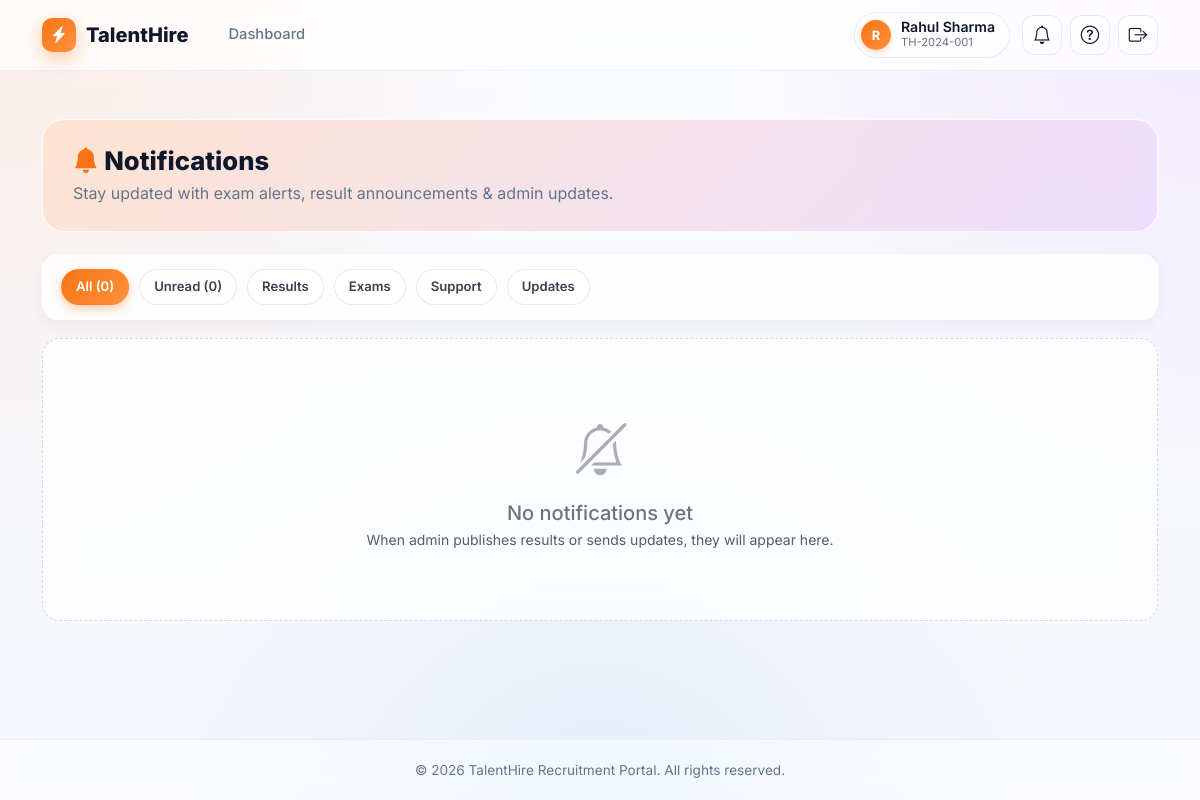
The app's page /notifications/ (signed in) with its own data.
### exam/models.py (models this page shows, shortened)
class Candidate(models.Model):
    name            = models.CharField(max_length=100)        # Full name of candidate
    mobile          = models.CharField(max_length=15)         # 10-digit mobile number
    registration_id = models.CharField(max_length=50, unique=True)  # Unique ID given by admin
    password        = models.CharField(max_length=128, blank=True, null=True) # Hashed password
    is_activated    = models.BooleanField(default=True)       # Candidates can login by default
    class Meta:
        verbose_name = "Candidate"
        verbose_name_plural = "Candidates"
        ordering = ['name']

### exam/views.py (the view)
# urls.py: path('notifications/',          views.notifications,       name='notifications'),
def notifications(request):
    candidate_id = request.session.get('candidate_id')
    if not candidate_id:
        return redirect('login')
    candidate = get_object_or_404(Candidate, id=candidate_id)
    notifs = Notification.objects.filter(candidate=candidate).order_by('-created_at')
    context = {
        'candidate_name': candidate.name,
        'notifications': notifs,
        'unread_count': notifs.filter(is_read=False).count(),
        'total_count': notifs.count(),
    }
    context.update(_candidate_context(request))
    return render(request, 'exam/notifications.html', context)

### exam/views.py (called while the page is built)
def _candidate_context(request):
    candidate_id = request.session.get('candidate_id')
    if not candidate_id:
        return {}
    try:
        candidate = Candidate.objects.get(id=candidate_id)
    except Candidate.DoesNotExist:
        return {}
    unread = Notification.objects.filter(candidate=candidate, is_read=False).count()
    recent = Notification.objects.filter(candidate=candidate).order_by('-created_at')[:5]
    return {
        'nav_candidate': candidate,
        'nav_unread_count': unread,
        'nav_recent_notifications': recent,
    }

### exam/templates/exam/notifications.html (shortened to what this page needs)
{% extends 'exam/base.html' %}
{% block content %}
<div class="page-head">
    <h2><i class="bi bi-bell-fill text-primary-orange"></i> Notifications</h2>
    <p>Stay updated with exam alerts, result announcements & admin updates.</p>
</div>
<div class="notif-controls">
    <button class="filter-btn active" data-filter="all">All ({{ total_count }})</button>
    <button class="filter-btn" data-filter="unread">Unread ({{ unread_count }})</button>
    <button class="filter-btn" data-filter="results">Results</button>
    <button class="filter-btn" data-filter="exam">Exams</button>
    <button class="filter-btn" data-filter="support">Support</button>
    <button class="filter-btn" data-filter="info">Updates</button>
</div>
<div id="notifList">
{% for n in notifications %}
<div class="notification-card {% if not n.is_read %}unread{% endif %}" data-cat="{{ n.category }}" data-read="{% if n.is_read %}1{% else %}0{% endif %}">
    <div class="notif-icon {{ n.category }}">
        {% if n.category == 'results' %}<i class="bi bi-bar-chart-fill"></i>
        {% elif n.category == 'exam' %}<i class="bi bi-clipboard-check"></i>
        {% elif n.category == 'warning' %}<i class="bi bi-exclamation-triangle"></i>
        {% elif n.category == 'support' %}<i class="bi bi-life-preserver"></i>
        {% elif n.category == 'success' %}<i class="bi bi-check2-circle"></i>
        {% else %}<i class="bi bi-info-circle"></i>{% endif %}
    </div>
    <div class="notif-body">
        <p class="notif-title">
            {% if not n.is_read %}<span class="unread-dot"></span>{% endif %}
            {{ n.title }}
        </p>
        <p class="notif-message">{{ n.message }}</p>
        <div class="notif-meta">
            <span><i class="bi bi-clock"></i> {{ n.created_at|timesince }} ago</span>
            <span class="badge-pill {% if n.category == 'results' or n.category == 'success' %}badge-success{% elif n.category == 'warning' %}badge-warning{% elif n.category == 'exam' %}badge-info{% else %}badge-info{% endif %}">{{ n.get_category_display }}</span>
        </div>
    </div>
    <div class="notif-actions">
        {% if n.link %}
        <a href="{{ n.link }}" class="btn-ghost"><i class="bi bi-box-arrow-up-right"></i> Open</a>
        {% endif %}
        {% if not n.is_read %}
        <form method="post" action="{% url 'notification_mark_read' n.id %}">
            {% csrf_token %}
            <input type="hidden" name="next" value="{% url 'notifications' %}">
            <button type="submit" class="btn-ghost" title="Mark as read"><i class="bi bi-check2"></i></button>
        </form>
        {% endif %}
    </div>
</div>
{% empty %}
<div class="empty-state">
    <i class="bi bi-bell-slash mb-3 d-block"></i>
    <h5 class="text-secondary mb-1">No notifications yet</h5>
    <p class="text-muted small mb-0">When admin publishes results or sends updates, they will appear here.</p>
</div>
{% endfor %}
</div>
{% endblock %}

### exam/templates/exam/base.html (shortened to what this page needs)
<!DOCTYPE html>
<html lang="en">
<head>
    <link href="https://cdn.jsdelivr.net/npm/bootstrap@5.3.0/dist/css/bootstrap.min.css" rel="stylesheet">
    <link href="https://cdn.jsdelivr.net/npm/bootstrap-icons@1.10.5/font/bootstrap-icons.css" rel="stylesheet">
</head>
<body>
<header class="header">
    <div class="container d-flex align-items-center justify-content-between">
        <div class="d-flex align-items-center">
            <a href="{% url 'candidate_dashboard' %}" class="brand">
                <div class="brand-logo"><i class="bi bi-lightning-charge-fill"></i></div>
                <span>TalentHire</span>
            </a>
            {% if request.session.candidate_id %}
            <nav class="nav-links">
                <a href="{% url 'candidate_dashboard' %}" class="nav-link-item {% if request.resolver_match.url_name == 'candidate_dashboard' %}active{% endif %}">Dashboard</a>
            </nav>
            {% endif %}
        </div>
        {% if request.session.candidate_id %}
        <div class="nav-cluster">
            <a href="{% url 'candidate_profile' %}" class="user-chip text-decoration-none" style="cursor: pointer;" title="My Profile &amp; Change Password">
                <div class="avatar">
                    {% with name=nav_candidate.name|default:request.session.candidate_name %}
                        {{ name|slice:":1"|upper }}
                    {% endwith %}
                </div>
                <div>
                    <div class="uname">{{ nav_candidate.name|default:request.session.candidate_name }}</div>
                    <div class="urole">{{ nav_candidate.registration_id|default:"" }}</div>
                </div>
            </a>
            <div class="dropdown-wrap">
                <button class="icon-btn" type="button" id="notifBtn" aria-haspopup="true" aria-expanded="false" title="Notifications">
                    <i class="bi bi-bell"></i>
                </button>
            </div>
            <a href="{% url 'help_support' %}" class="icon-btn" title="Help & raise a query"><i class="bi bi-question-circle"></i></a>
            <a href="{% url 'logout' %}" class="icon-btn" title="Logout"><i class="bi bi-box-arrow-right"></i></a>
        </div>
        {% endif %}
    </div>
</header>
<main class="container py-5">
    {% block content %}{% endblock %}
</main>
<footer>
    &copy; 2026 TalentHire Recruitment Portal. All rights reserved.
</footer>
</body>
</html>

### exam/templates/exam/base.html (style rules this page uses)
:root { --primary-orange: #f97316; --primary-gradient: linear-gradient(135deg, #f97316 0%, #fb923c 100%); --bg-body: #f8fafc; --text-main: #0f172a; --text-muted: #64748b; --glass-bg: rgba(255, 255, 255, 0.65); --glass-bg-strong: rgba(255, 255, 255, 0.78); --glass-border: 1px solid rgba(255, 255, 255, 0.7); --glass-shadow: 0 10px 30px rgba(2, 6, 23, 0.08), 0 2px 8px rgba(2, 6, 23, 0.04); --glass-shadow-hover: 0 20px 50px rgba(2, 6, 23, 0.12), 0 8px 16px rgba(2, 6, 23, 0.06); }
* { margin: 0; padding: 0; box-sizing: border-box; }
body { font-family: 'Inter', sans-serif; color: var(--text-main); min-height: 100vh; display: flex; flex-direction: column; background: radial-gradient(900px circle at 0% 0%, rgba(249, 115, 22, 0.10), transparent 60%), radial-gradient(800px circle at 100% 0%, rgba(168, 85, 247, 0.10), transparent 60%), radial-gradient(700px circle at 50% 100%, rgba(59, 130, 246, 0.08), transparent 60%), linear-gradient(180deg, #fafbff 0%, #f5f6fb 100%); background-attachment: fixed; }
.header { background: rgba(255, 255, 255, 0.7); backdrop-filter: saturate(180%) blur(18px); -webkit-backdrop-filter: saturate(180%) blur(18px); border-bottom: 1px solid rgba(226, 232, 240, 0.7); padding: 12px 0; position: sticky; top: 0; z-index: 1000; }
.brand { display: flex; align-items: center; gap: 10px; text-decoration: none; color: var(--text-main); font-weight: 800; font-size: 1.25rem; }
.brand-logo { background: var(--primary-gradient); width: 34px; height: 34px; border-radius: 10px; display: flex; align-items: center; justify-content: center; color: white; font-size: 1.05rem; box-shadow: 0 6px 18px rgba(249, 115, 22, 0.35); }
.nav-links { display: flex; gap: 24px; margin-left: 36px; }
.nav-link-item { text-decoration: none; color: var(--text-muted); font-weight: 500; font-size: 0.92rem; padding: 8px 4px; transition: all 0.2s; border-bottom: 2px solid transparent; }
.nav-cluster { display: flex; align-items: center; gap: 8px; }
.icon-btn { position: relative; width: 40px; height: 40px; display: inline-flex; align-items: center; justify-content: center; border: 1px solid rgba(226, 232, 240, 0.8); background: rgba(255, 255, 255, 0.6); border-radius: 12px; color: var(--text-main); text-decoration: none; transition: all 0.2s ease; cursor: pointer; }
.icon-btn i { font-size: 1.15rem; }
.user-chip { display: inline-flex; align-items: center; gap: 10px; padding: 6px 14px 6px 6px; border: 1px solid rgba(226, 232, 240, 0.8); background: rgba(255, 255, 255, 0.6); border-radius: 999px; margin-right: 4px; }
.user-chip .avatar { width: 30px; height: 30px; border-radius: 50%; background: var(--primary-gradient); color: white; font-weight: 700; font-size: 0.8rem; display: flex; align-items: center; justify-content: center; box-shadow: 0 2px 6px rgba(249, 115, 22, 0.3); }
.user-chip .uname { font-weight: 600; font-size: 0.88rem; color: var(--text-main); line-height: 1.1; }
.user-chip .urole { font-size: 0.7rem; color: var(--text-muted); }
.dropdown-wrap { position: relative; }
.text-primary-orange { color: var(--primary-orange) !important; }
footer { margin-top: auto; padding: 20px; text-align: center; color: var(--text-muted); font-size: 0.85rem; border-top: 1px solid rgba(226, 232, 240, 0.6); background: rgba(255, 255, 255, 0.5); backdrop-filter: saturate(180%) blur(12px); }

### records on screen
Candidate: name "R", name "Rahul Sharma", registration_id "TH-2024-001"

### other values on screen
{{ total_count }} "0"
{{ unread_count }} "0"
